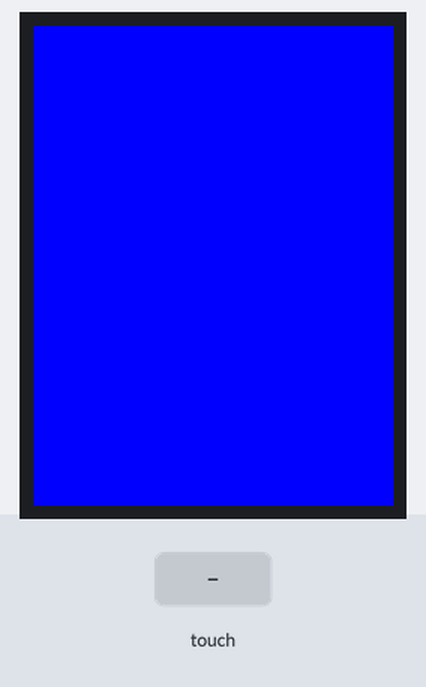
Simulated run of this sketch. Board: Arduino Uno, built with avr-gcc and run on an emulated ATmega328P. On the bench: 240×320 colour display. The test bench sets the inputs (shaded band). What the sketch prints to the serial monitor is not drawn.

Above: at 1.4 s.
1.5 s: touch panel pressed at 13 % / 10 % of its raw x / y range
At 2.1 s:
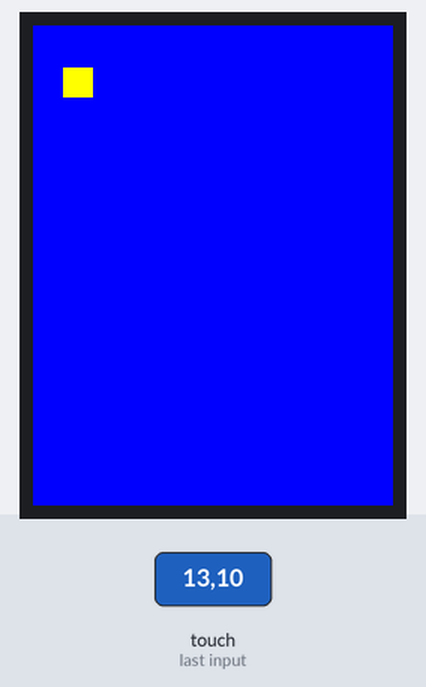
3.0 s: touch panel pressed at 38 % / 10 % of its raw x / y range
At 3.3 s:
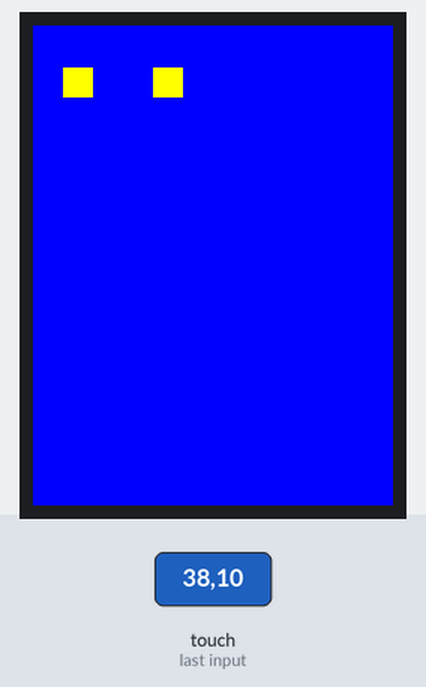
Timing chart, 0 to 6.0 s (numbered marks = the images above; inputs shaded):
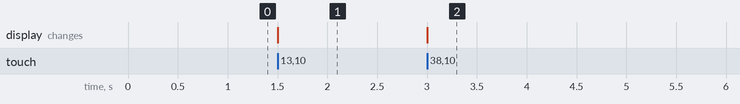

Measured:
- after the input at 1.5 s, the display: changes at once (image 1)
- after the input at 3.0 s, the display: changes at once (image 2)

The sketch:

027_LCDAdafruit2.8.ino
```cpp
//A full description of this module (and many others) can be downloaded at: https://eve_arduino

#include <Adafruit_GFX.h>
#include <SPI.h>
#include <Wire.h>
#include <Adafruit_ILI9341.h>
#include <Adafruit_STMPE610.h>

// This is calibration data for the raw touch data to the screen coordinates
#define TS_MINX 360
#define TS_MINY 265
#define TS_MAXX 3864
#define TS_MAXY 3929

#define STMPE_CS 8
Adafruit_STMPE610 ts = Adafruit_STMPE610(STMPE_CS);
#define TFT_CS 10
#define TFT_DC 9
Adafruit_ILI9341 tft = Adafruit_ILI9341(TFT_CS, TFT_DC);

void setup(void)
{
  Serial.begin(9600);
  tft.begin();
  if (!ts.begin())
  {
    Serial.println("Unable to start touchscreen.");
  }
  else
  {
    Serial.println("Touchscreen started.");
  }
  tft.fillScreen(ILI9341_BLUE);
}

void loop()
{
  if (!ts.bufferEmpty())
  {
    TS_Point p = ts.getPoint();
    int py = map(p.y, TS_MINY, TS_MAXY, 0, tft.height());
    int px = map(p.x, TS_MINX, TS_MAXX, 0, tft.width());
    tft.fillRect(px, py, 20, 20, ILI9341_YELLOW);
    Serial.print(px);
    Serial.print(" , ");
    Serial.println(py);
  }
}
```
